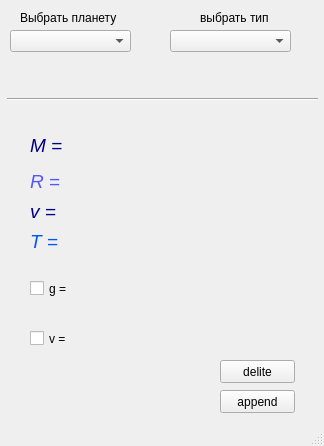
<?xml version="1.0" encoding="UTF-8"?>
<ui version="4.0">
 <class>MainWindow</class>
 <widget class="QMainWindow" name="MainWindow">
  <property name="geometry">
   <rect>
    <x>0</x>
    <y>0</y>
    <width>324</width>
    <height>446</height>
   </rect>
  </property>
  <property name="windowTitle">
   <string>MainWindow</string>
  </property>
  <widget class="QWidget" name="centralwidget">
   <widget class="QPushButton" name="pushButton">
    <property name="geometry">
     <rect>
      <x>220</x>
      <y>390</y>
      <width>75</width>
      <height>23</height>
     </rect>
    </property>
    <property name="text">
     <string>append</string>
    </property>
   </widget>
   <widget class="QPushButton" name="pushButton_2">
    <property name="geometry">
     <rect>
      <x>220</x>
      <y>360</y>
      <width>75</width>
      <height>23</height>
     </rect>
    </property>
    <property name="text">
     <string>delite</string>
    </property>
   </widget>
   <widget class="QCheckBox" name="checkBox">
    <property name="geometry">
     <rect>
      <x>30</x>
      <y>280</y>
      <width>70</width>
      <height>17</height>
     </rect>
    </property>
    <property name="text">
     <string>g =</string>
    </property>
   </widget>
   <widget class="QCheckBox" name="checkBox_2">
    <property name="geometry">
     <rect>
      <x>30</x>
      <y>330</y>
      <width>70</width>
      <height>17</height>
     </rect>
    </property>
    <property name="text">
     <string>v = </string>
    </property>
   </widget>
   <widget class="QLabel" name="label">
    <property name="geometry">
     <rect>
      <x>30</x>
      <y>130</y>
      <width>61</width>
      <height>31</height>
     </rect>
    </property>
    <property name="font">
     <font>
      <pointsize>14</pointsize>
     </font>
    </property>
    <property name="text">
     <string>&lt;html&gt;&lt;head/&gt;&lt;body&gt;&lt;p&gt;&lt;span style=&quot; font-style:italic; color:#00007f;&quot;&gt;M =&lt;/span&gt;&lt;/p&gt;&lt;/body&gt;&lt;/html&gt;</string>
    </property>
    <property name="textFormat">
     <enum>Qt::RichText</enum>
    </property>
   </widget>
   <widget class="QLabel" name="label_2">
    <property name="geometry">
     <rect>
      <x>30</x>
      <y>170</y>
      <width>47</width>
      <height>21</height>
     </rect>
    </property>
    <property name="text">
     <string>&lt;html&gt;&lt;head/&gt;&lt;body&gt;&lt;p&gt;&lt;span style=&quot; font-size:14pt; font-style:italic; color:#5555ff;&quot;&gt;R =&lt;/span&gt;&lt;/p&gt;&lt;/body&gt;&lt;/html&gt;</string>
    </property>
   </widget>
   <widget class="QLabel" name="label_3">
    <property name="geometry">
     <rect>
      <x>30</x>
      <y>200</y>
      <width>47</width>
      <height>21</height>
     </rect>
    </property>
    <property name="text">
     <string>&lt;html&gt;&lt;head/&gt;&lt;body&gt;&lt;p&gt;&lt;span style=&quot; font-size:14pt; font-style:italic; color:#00007f;&quot;&gt;v =&lt;/span&gt;&lt;/p&gt;&lt;/body&gt;&lt;/html&gt;</string>
    </property>
   </widget>
   <widget class="QLabel" name="label_4">
    <property name="geometry">
     <rect>
      <x>30</x>
      <y>230</y>
      <width>47</width>
      <height>21</height>
     </rect>
    </property>
    <property name="text">
     <string>&lt;html&gt;&lt;head/&gt;&lt;body&gt;&lt;p&gt;&lt;span style=&quot; font-size:14pt; font-style:italic; color:#0055ff;&quot;&gt;T =&lt;/span&gt;&lt;/p&gt;&lt;/body&gt;&lt;/html&gt;</string>
    </property>
   </widget>
   <widget class="QComboBox" name="comboBox">
    <property name="geometry">
     <rect>
      <x>10</x>
      <y>30</y>
      <width>121</width>
      <height>22</height>
     </rect>
    </property>
   </widget>
   <widget class="QComboBox" name="comboBox_2">
    <property name="geometry">
     <rect>
      <x>170</x>
      <y>30</y>
      <width>121</width>
      <height>22</height>
     </rect>
    </property>
   </widget>
   <widget class="QLabel" name="label_5">
    <property name="geometry">
     <rect>
      <x>20</x>
      <y>10</y>
      <width>101</width>
      <height>16</height>
     </rect>
    </property>
    <property name="text">
     <string>Выбрать планету</string>
    </property>
   </widget>
   <widget class="QLabel" name="label_6">
    <property name="geometry">
     <rect>
      <x>200</x>
      <y>10</y>
      <width>71</width>
      <height>16</height>
     </rect>
    </property>
    <property name="text">
     <string>выбрать тип</string>
    </property>
   </widget>
   <widget class="Line" name="line">
    <property name="geometry">
     <rect>
      <x>7</x>
      <y>89</y>
      <width>311</width>
      <height>21</height>
     </rect>
    </property>
    <property name="orientation">
     <enum>Qt::Horizontal</enum>
    </property>
   </widget>
  </widget>
  <widget class="QStatusBar" name="statusbar"/>
 </widget>
 <resources/>
 <connections/>
</ui>
